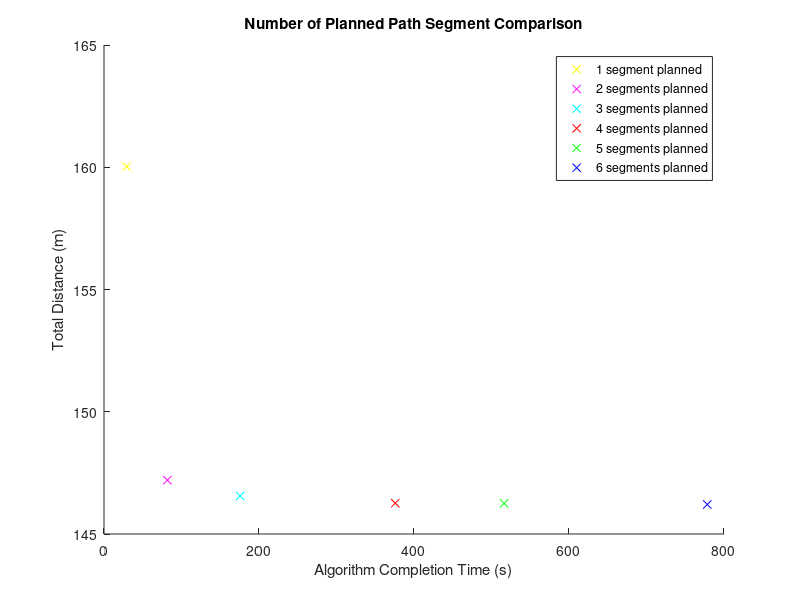

The MATLAB source for this figure:
close all;

%paredo front for 

%rng(9), 48/4/3
% 2 - 5 num_path
%time = [23 50 133 243 318 376];
%dis = [169.06 156.4 151.9 149.05 148.96 148.816];

%rng(9), 50/4/3
% ms = 3
time = [29.4 81.8 175.6 375.8 516.2 778.43];
dis = [ 160.0276
  147.2014
  146.5553
  146.2599
  146.2529
  146.2064 ];

figure(1);
hold on;
plot(time(1),dis(1),'yx');
plot(time(2),dis(2),'mx');
plot(time(3),dis(3),'cx');
plot(time(4),dis(4),'rx');
plot(time(5),dis(5),'gx');
plot(time(6),dis(6),'bx');
legend('1 segment planned','2 segments planned','3 segments planned','4 segments planned',...
       '5 segments planned','6 segments planned');
xlabel('Algorithm Completion Time (s)');
ylabel('Total Distance (m)');
xlim([0 800]);
ylim([145 165]);
title('Number of Planned Path Segment Comparison');
hold off;